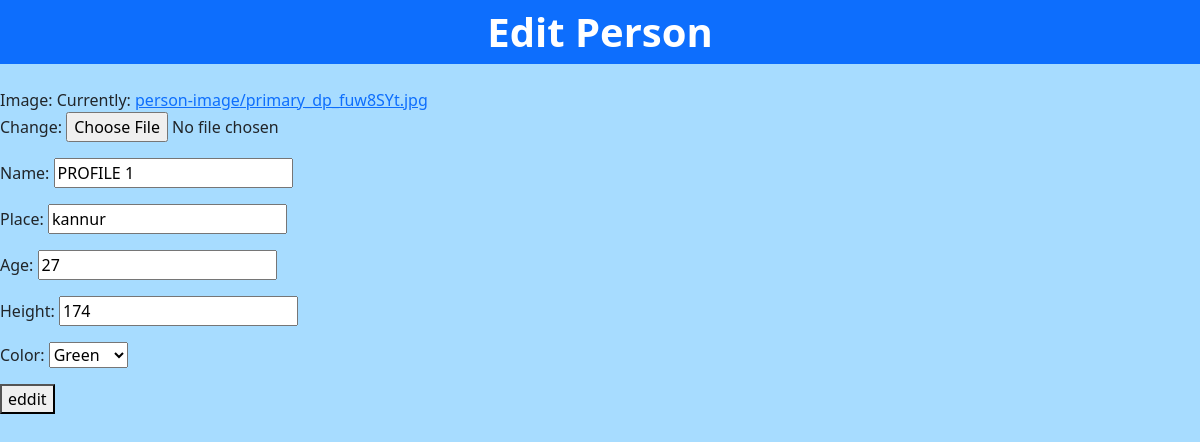
The app's page /content/1/edit/ with its own data.
### app_home/models.py (models this page shows, shortened)
class Person(models.Model):
    COLOR_CHOICES = (
    ('green', 'Green'),
    ('blue', 'Blue'),
    ('red', 'Red'),
    ('orange', 'Orange'),
    ('black', 'Black'),
)
    image = models.ImageField(upload_to='person-image',default='default.jpg')
    name = models.CharField(max_length=100)
    place = models.CharField(max_length=200)
    age = models.IntegerField()
    height = models.IntegerField(default=0)
    color = models.CharField(max_length=20, choices=COLOR_CHOICES, default='green')

### app_home/views.py (the view)
# urls.py: path('content/<int:person_id>/edit/',person_edit,name='person_edit'),
def person_edit(request,person_id):
    person= Person.objects.get(id=person_id)
    form = PersonForm(instance=person)
    if request.method =='POST':
        form = PersonForm(request.POST,instance=person)
        if form.is_valid():
            form.save()
            return redirect('index')
    return render(request,'person_edit.html',{'form':form})

### app_home/forms.py
class PersonForm(forms.ModelForm):
    class Meta:
        model = Person
        fields = "__all__"

### templates/person_edit.html (shortened to what this page needs)
<!DOCTYPE html>
<html lang="en">
<head>
    <link rel="stylesheet" href="https://cdn.jsdelivr.net/npm/bootstrap@5.3.2/dist/css/bootstrap.min.css"
>
</head>
<body style="background-color: rgb(167, 220, 255);">
    <div class="container-fluid bg-primary">
        <div class="row mb-4">
            <b class="display-6 text-center py-2 fw-bold text-white">Edit Person</b>
        </div>
    </div>
    <form method="post">
        {{form.as_p}}
        <button type="submit">eddit</button>
    </form>
</body>
</html>

### records on screen
Person: name "PROFILE 1", place "kannur", age "27", height "174", color "Green"
